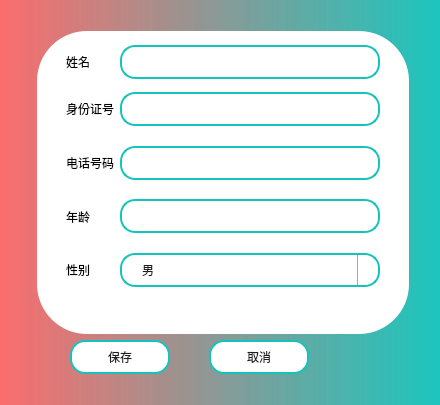
<?xml version="1.0" encoding="UTF-8"?>
<ui version="4.0">
 <class>AddPassenger</class>
 <widget class="QDialog" name="AddPassenger">
  <property name="geometry">
   <rect>
    <x>0</x>
    <y>0</y>
    <width>440</width>
    <height>405</height>
   </rect>
  </property>
  <property name="windowTitle">
   <string>Dialog</string>
  </property>
  <property name="styleSheet">
   <string notr="true">background-color: qlineargradient(spread:pad, x1:0, y1:0, x2:1, y2:0, stop:0 rgba(251,102,102, 200), stop:1 rgba(20,196,188, 210));</string>
  </property>
  <layout class="QGridLayout" name="gridLayout">
   <item row="1" column="0">
    <spacer name="horizontalSpacer">
     <property name="orientation">
      <enum>Qt::Orientation::Horizontal</enum>
     </property>
     <property name="sizeType">
      <enum>QSizePolicy::Policy::Fixed</enum>
     </property>
     <property name="sizeHint" stdset="0">
      <size>
       <width>20</width>
       <height>20</height>
      </size>
     </property>
    </spacer>
   </item>
   <item row="3" column="0">
    <spacer name="verticalSpacer_3">
     <property name="orientation">
      <enum>Qt::Orientation::Vertical</enum>
     </property>
     <property name="sizeType">
      <enum>QSizePolicy::Policy::Fixed</enum>
     </property>
     <property name="sizeHint" stdset="0">
      <size>
       <width>20</width>
       <height>20</height>
      </size>
     </property>
    </spacer>
   </item>
   <item row="2" column="0" colspan="2">
    <spacer name="horizontalSpacer_3">
     <property name="orientation">
      <enum>Qt::Orientation::Horizontal</enum>
     </property>
     <property name="sizeType">
      <enum>QSizePolicy::Policy::Fixed</enum>
     </property>
     <property name="sizeHint" stdset="0">
      <size>
       <width>50</width>
       <height>20</height>
      </size>
     </property>
    </spacer>
   </item>
   <item row="1" column="1" colspan="7">
    <widget class="QWidget" name="widget" native="true">
     <property name="styleSheet">
      <string notr="true">background-color: rgb(255, 255, 255);
border-radius: 50px;
</string>
     </property>
     <layout class="QGridLayout" name="gridLayout_2">
      <item row="6" column="0">
       <spacer name="verticalSpacer">
        <property name="orientation">
         <enum>Qt::Orientation::Vertical</enum>
        </property>
        <property name="sizeType">
         <enum>QSizePolicy::Policy::Fixed</enum>
        </property>
        <property name="sizeHint" stdset="0">
         <size>
          <width>20</width>
          <height>20</height>
         </size>
        </property>
       </spacer>
      </item>
      <item row="3" column="0">
       <spacer name="verticalSpacer_6">
        <property name="orientation">
         <enum>Qt::Orientation::Vertical</enum>
        </property>
        <property name="sizeHint" stdset="0">
         <size>
          <width>20</width>
          <height>40</height>
         </size>
        </property>
       </spacer>
      </item>
      <item row="0" column="1">
       <spacer name="verticalSpacer_8">
        <property name="orientation">
         <enum>Qt::Orientation::Vertical</enum>
        </property>
        <property name="sizeType">
         <enum>QSizePolicy::Policy::Fixed</enum>
        </property>
        <property name="sizeHint" stdset="0">
         <size>
          <width>20</width>
          <height>5</height>
         </size>
        </property>
       </spacer>
      </item>
      <item row="4" column="3">
       <widget class="QLineEdit" name="lineEditAge">
        <property name="styleSheet">
         <string notr="true">font: 25 14pt '微软雅黑 Light';
color: rgb(31,31,31);
padding-left:20px;
background-color: rgb(255, 255, 255);
border:2px solid rgb(20,196,188);
border-radius:15px;
height: 30px;</string>
        </property>
       </widget>
      </item>
      <item row="5" column="0">
       <spacer name="verticalSpacer_4">
        <property name="orientation">
         <enum>Qt::Orientation::Vertical</enum>
        </property>
        <property name="sizeHint" stdset="0">
         <size>
          <width>20</width>
          <height>40</height>
         </size>
        </property>
       </spacer>
      </item>
      <item row="4" column="0">
       <spacer name="verticalSpacer_5">
        <property name="orientation">
         <enum>Qt::Orientation::Vertical</enum>
        </property>
        <property name="sizeHint" stdset="0">
         <size>
          <width>20</width>
          <height>40</height>
         </size>
        </property>
       </spacer>
      </item>
      <item row="1" column="4">
       <spacer name="horizontalSpacer_8">
        <property name="orientation">
         <enum>Qt::Orientation::Horizontal</enum>
        </property>
        <property name="sizeType">
         <enum>QSizePolicy::Policy::Fixed</enum>
        </property>
        <property name="sizeHint" stdset="0">
         <size>
          <width>20</width>
          <height>20</height>
         </size>
        </property>
       </spacer>
      </item>
      <item row="4" column="1" colspan="2">
       <widget class="QLabel" name="label_4">
        <property name="styleSheet">
         <string notr="true">font: 290 15pt &quot;Microsoft YaHei UI&quot;;
background-color: rgb(255, 255, 255);
font: 25 14pt '微软雅黑 Light';</string>
        </property>
        <property name="text">
         <string>年龄</string>
        </property>
       </widget>
      </item>
      <item row="1" column="0">
       <spacer name="horizontalSpacer_7">
        <property name="orientation">
         <enum>Qt::Orientation::Horizontal</enum>
        </property>
        <property name="sizeType">
         <enum>QSizePolicy::Policy::Fixed</enum>
        </property>
        <property name="sizeHint" stdset="0">
         <size>
          <width>20</width>
          <height>20</height>
         </size>
        </property>
       </spacer>
      </item>
      <item row="2" column="1" colspan="2">
       <widget class="QLabel" name="label">
        <property name="styleSheet">
         <string notr="true">font: 290 15pt &quot;Microsoft YaHei UI&quot;;
background-color: rgb(255, 255, 255);
font: 25 14pt '微软雅黑 Light';</string>
        </property>
        <property name="text">
         <string>身份证号</string>
        </property>
       </widget>
      </item>
      <item row="1" column="3">
       <widget class="QLineEdit" name="lineEditName">
        <property name="styleSheet">
         <string notr="true">font: 25 14pt '微软雅黑 Light';
color: rgb(31,31,31);
padding-left:20px;
background-color: rgb(255, 255, 255);
border:2px solid rgb(20,196,188);
border-radius:15px;
height: 30px;</string>
        </property>
       </widget>
      </item>
      <item row="3" column="3">
       <widget class="QLineEdit" name="lineEditPhone">
        <property name="styleSheet">
         <string notr="true">font: 25 14pt '微软雅黑 Light';
color: rgb(31,31,31);
padding-left:20px;
background-color: rgb(255, 255, 255);
border:2px solid rgb(20,196,188);
border-radius:15px;
height: 30px;</string>
        </property>
       </widget>
      </item>
      <item row="5" column="3">
       <widget class="QComboBox" name="comboBoxGender">
        <property name="styleSheet">
         <string notr="true">QComboBox {
    font: 25 14pt '微软雅黑 Light';
    color: rgb(31,31,31);
    padding-left: 20px;
    padding-right: 20px; /* Applied padding-right to the QComboBox */
    background-color: rgb(255, 255, 255);
    border: 2px solid rgb(20,196,188);
    border-radius: 15px;
    height: 30px;
    selection-background-color: darkblue;
}

QComboBox::drop-down {
    subcontrol-origin: padding;
    subcontrol-position: center right;
    width: 20px;
    border-left-width: 1px;
    border-left-color: darkgray;
    border-left-style: solid;
    border-top-right-radius: 3px;
    border-bottom-right-radius: 3px;
    background: transparent; /* 确保箭头背景透明 */
}

QComboBox::down-arrow {
    image: none; /* 移除默认箭头图像 */
    border: solid black; /* 设置三角形边框的颜色 */
    border-width: 0 1px 1px 0; /* 设置三角形边框的宽度 */
    width: 8px; /* 设置三角形箭头的宽度 */
    height: 8px; /* 设置三角形箭头的高度 */
    margin: 5px; /* 设置三角形箭头的外边距 */
    -qt-block-indent: 0; /* This is the correct property for rotation in Qt CSS */
    -qt-arrow-indent: 1px; /* This helps with the rotation and positioning of the arrow */
}

QComboBox QAbstractItemView {
    /* 设置下拉列表视图的样式 */
    border: 1px solid darkgray;
    selection-background-color: rgba(20,196,188, 210);
    background-color: rgba(255,255,255, 255);
}
</string>
        </property>
        <item>
         <property name="text">
          <string>男</string>
         </property>
        </item>
        <item>
         <property name="text">
          <string>女</string>
         </property>
        </item>
       </widget>
      </item>
      <item row="2" column="0">
       <spacer name="verticalSpacer_7">
        <property name="orientation">
         <enum>Qt::Orientation::Vertical</enum>
        </property>
        <property name="sizeHint" stdset="0">
         <size>
          <width>20</width>
          <height>40</height>
         </size>
        </property>
       </spacer>
      </item>
      <item row="2" column="3">
       <widget class="QLineEdit" name="lineEditID">
        <property name="styleSheet">
         <string notr="true">font: 25 14pt '微软雅黑 Light';
color: rgb(31,31,31);
padding-left:20px;
background-color: rgb(255, 255, 255);
border:2px solid rgb(20,196,188);
border-radius:15px;
height: 30px;</string>
        </property>
       </widget>
      </item>
      <item row="1" column="1" colspan="2">
       <widget class="QLabel" name="label_3">
        <property name="styleSheet">
         <string notr="true">font: 290 15pt &quot;Microsoft YaHei UI&quot;;
background-color: rgb(255, 255, 255);
font: 25 14pt '微软雅黑 Light';</string>
        </property>
        <property name="text">
         <string>姓名</string>
        </property>
       </widget>
      </item>
      <item row="5" column="1" colspan="2">
       <widget class="QLabel" name="label_5">
        <property name="styleSheet">
         <string notr="true">font: 290 15pt &quot;Microsoft YaHei UI&quot;;
background-color: rgb(255, 255, 255);
font: 25 14pt '微软雅黑 Light';</string>
        </property>
        <property name="text">
         <string>性别</string>
        </property>
       </widget>
      </item>
      <item row="3" column="1" colspan="2">
       <widget class="QLabel" name="label_2">
        <property name="styleSheet">
         <string notr="true">font: 290 15pt &quot;Microsoft YaHei UI&quot;;
background-color: rgb(255, 255, 255);
font: 25 14pt '微软雅黑 Light';</string>
        </property>
        <property name="text">
         <string>电话号码</string>
        </property>
       </widget>
      </item>
      <item row="7" column="1">
       <spacer name="verticalSpacer_9">
        <property name="orientation">
         <enum>Qt::Orientation::Vertical</enum>
        </property>
        <property name="sizeType">
         <enum>QSizePolicy::Policy::Fixed</enum>
        </property>
        <property name="sizeHint" stdset="0">
         <size>
          <width>20</width>
          <height>5</height>
         </size>
        </property>
       </spacer>
      </item>
      <item row="6" column="1" colspan="3">
       <widget class="QLabel" name="note">
        <property name="styleSheet">
         <string notr="true">font: 290 15pt &quot;Microsoft YaHei UI&quot;;
color: rgb(255, 85, 127);</string>
        </property>
        <property name="text">
         <string/>
        </property>
       </widget>
      </item>
     </layout>
    </widget>
   </item>
   <item row="2" column="4">
    <widget class="QPushButton" name="pushButtonCancel">
     <property name="styleSheet">
      <string notr="true">QPushButton {
height: 30px;
font: 25 14pt '微软雅黑 Light';
color: rgb(31,31,31);
background-color: rgb(255, 255, 255);
border:2px solid rgb(20,196,188);
border-radius:15px;

}
QPushButton:hover {
    background-color: rgb(22,218,208);
}
QPushButton:pressed {
    background-color: rgb(17,171,164);
}</string>
     </property>
     <property name="text">
      <string>取消</string>
     </property>
    </widget>
   </item>
   <item row="3" column="2">
    <spacer name="horizontalSpacer_5">
     <property name="orientation">
      <enum>Qt::Orientation::Horizontal</enum>
     </property>
     <property name="sizeType">
      <enum>QSizePolicy::Policy::Fixed</enum>
     </property>
     <property name="sizeHint" stdset="0">
      <size>
       <width>100</width>
       <height>1</height>
      </size>
     </property>
    </spacer>
   </item>
   <item row="3" column="4">
    <spacer name="horizontalSpacer_6">
     <property name="orientation">
      <enum>Qt::Orientation::Horizontal</enum>
     </property>
     <property name="sizeType">
      <enum>QSizePolicy::Policy::Fixed</enum>
     </property>
     <property name="sizeHint" stdset="0">
      <size>
       <width>100</width>
       <height>20</height>
      </size>
     </property>
    </spacer>
   </item>
   <item row="2" column="2">
    <widget class="QPushButton" name="pushButtonSave">
     <property name="styleSheet">
      <string notr="true">QPushButton {
height: 30px;
font: 25 14pt '微软雅黑 Light';
color: rgb(31,31,31);
background-color: rgb(255, 255, 255);
border:2px solid rgb(20,196,188);
border-radius:15px;

}
QPushButton:hover {
    background-color: rgb(22,218,208);
}
QPushButton:pressed {
    background-color: rgb(17,171,164);
}</string>
     </property>
     <property name="text">
      <string>保存</string>
     </property>
    </widget>
   </item>
   <item row="0" column="6">
    <spacer name="verticalSpacer_2">
     <property name="orientation">
      <enum>Qt::Orientation::Vertical</enum>
     </property>
     <property name="sizeType">
      <enum>QSizePolicy::Policy::Fixed</enum>
     </property>
     <property name="sizeHint" stdset="0">
      <size>
       <width>20</width>
       <height>20</height>
      </size>
     </property>
    </spacer>
   </item>
   <item row="2" column="3">
    <spacer name="horizontalSpacer_4">
     <property name="orientation">
      <enum>Qt::Orientation::Horizontal</enum>
     </property>
     <property name="sizeType">
      <enum>QSizePolicy::Policy::Fixed</enum>
     </property>
     <property name="sizeHint" stdset="0">
      <size>
       <width>20</width>
       <height>20</height>
      </size>
     </property>
    </spacer>
   </item>
   <item row="1" column="8">
    <spacer name="horizontalSpacer_2">
     <property name="orientation">
      <enum>Qt::Orientation::Horizontal</enum>
     </property>
     <property name="sizeType">
      <enum>QSizePolicy::Policy::Fixed</enum>
     </property>
     <property name="sizeHint" stdset="0">
      <size>
       <width>20</width>
       <height>20</height>
      </size>
     </property>
    </spacer>
   </item>
  </layout>
 </widget>
 <resources/>
 <connections/>
</ui>
